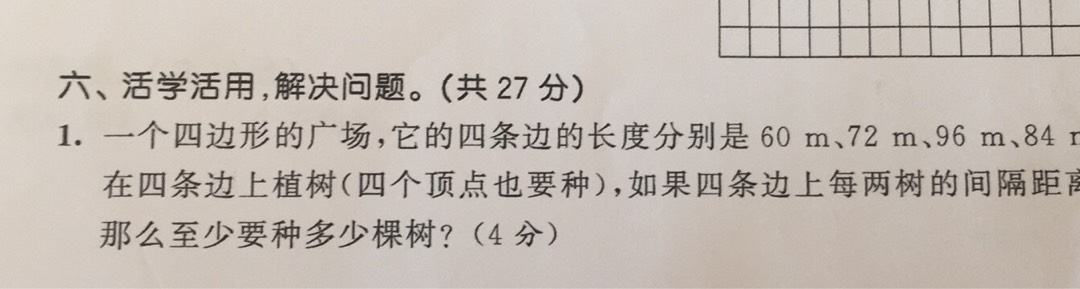
#> input picture app/services/model_for_ikkyyu/images/8.jpeg, 1080 x 289 px
$ python -i recognition_utils.py   (imports and definitions only)
#> lines starting #> are read from the running program, lines starting #| are printed output that depends on the picture
#> further down, picture is the input picture: shape (289, 1080, 3); mean B, G, R 178.9, 186.6, 195.7
# encoding: utf-8
import ocr_beam.det_beam_search as det_beam_search
import cv2
from recognition_config import Config as config
import re
def image_normalization(image):
    if image.shape[0] != 32:
        image = cv2.resize(image, (int(image.shape[1] / image.shape[0] * 32), 32))
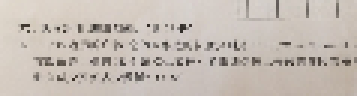
#> image: shape (32, 119, 3) (shown 3 times larger); mean of channels 0, 1, 2 179.8, 187.6, 196.6; drawn as B, G, R
    if image.shape[1] < 10:
        image = cv2.resize(image, (10, 32))
    image = cv2.cvtColor(image, cv2.COLOR_BGR2GRAY)
#> image: shape (32, 119)
    image = image / 255 * 2 - 1
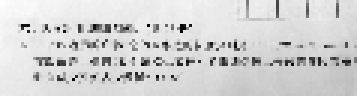
#> image: shape (32, 119) float64 (shown 3 times larger); min -0.639, max 0.725, mean 0.486; drawn with min black and max white
    return image

# [83 lines left out: functions label_replace_for_error, label_replace_for_train, not called in this run]

>>> import cv2
>>> picture = cv2.imread('../images/8.jpeg')
>>> result = image_normalization(picture)
